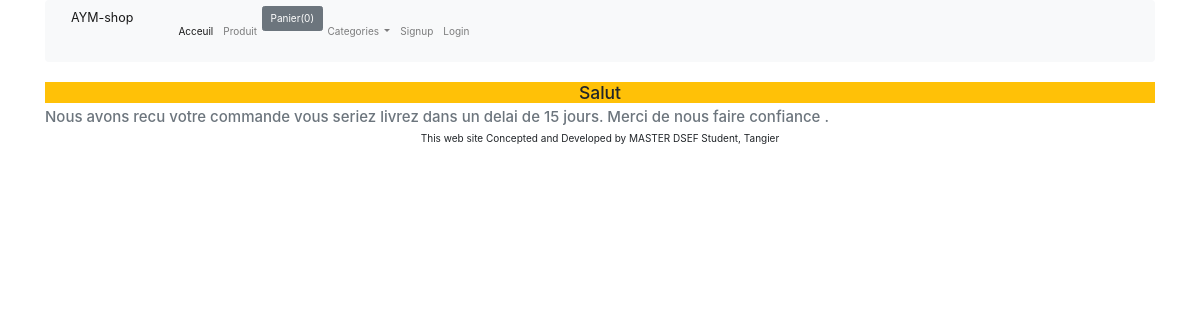
/confirmation, run on an earlier commit of the app's database.
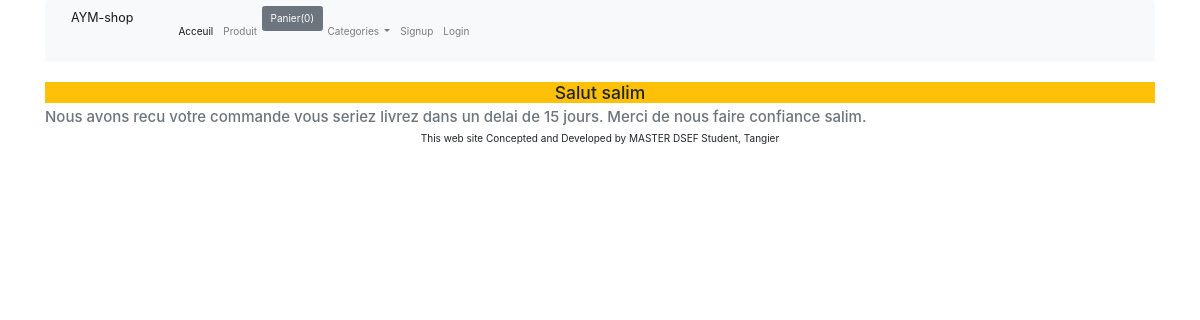
And on a later commit of the database.
### shop/models.py (models this page shows, shortened)
class Commande(models.Model):
    LIVRAISON_CHOICES = (
        ('en_stock', 'En Stock'),
        ('en_route', 'En Route'),
        ('livre', 'Livré'),
        ('annule', 'Annulé'),
    )
    items = models.CharField(max_length=300)
    total = models.CharField(max_length=200)
    nom = models.CharField(max_length=150)
    email = models.EmailField()
    address = models.CharField(max_length=200)
    ville = models.CharField(max_length=200)
    pays = models.CharField(max_length=300)
    zipcode = models.CharField(max_length=300)
    date_commande = models.DateTimeField(auto_now=True)
    livraison = models.CharField(max_length=20, choices=LIVRAISON_CHOICES, default='en_stock')
    class Meta:
        ordering = ['-date_commande']

### shop/views.py (the view)
# urls.py: path('confirmation', confirmation, name="confirmation" ),
def confirmation(request):
    info = Commande.objects.all()[:1]
    for item in info:
        nom = item.nom
    return render(request, 'shop/confirmation.html', {'name': nom})

### shop/context_processors.py (called while the page is built)
def categories_processor(request):
    categories = Category.objects.all()
    return {'categories': categories}

### shop/templates/shop/confirmation.html
{% extends "shop/base.html" %}
{% block content %}
<div class="row">
    <div class="col-md-12">
        <h3 class="text-center bg-warning">Salut {{ name }} </h3>
        <h4 class="text-muted">Nous avons recu votre commande vous seriez livrez dans un delai de 15 jours.  Merci de nous faire confiance {{ name }}. </h4>
    </div>
</div>
{% endblock %}

### shop/templates/shop/base.html (shortened to what this page needs)
{% load static %}
<!DOCTYPE html>
<html lang="en">
<head>
<link type="text/css" rel="stylesheet" href="{% static 'website/css/bootstrap.min.css' %}"/>
  <link rel="stylesheet" href="https://cdn.jsdelivr.net/npm/bootstrap@4.0.0/dist/css/bootstrap.min.css">
<head>
<body>
    <div class="container">
        <div class="row">
            <div class="col-md-12">
                <nav class="navbar navbar-expand-lg navbar-light bg-light">
                    <a class="navbar-brand" href="{% url 'home' %}">AYM-shop</a>
                    <div class="collapse navbar-collapse" id="navbarNavDropdown">
                      <ul class="navbar-nav">
                        <li class="nav-item active">
                          <a class="nav-link" href="{% url 'home' %}">Acceuil <span class="sr-only">(current)</span></a>
                        </li>
                        <li class="nav-item">
                          <a class="nav-link" href="{% url 'product' %}">Produit</a>
                        </li>
                        <li class="nav-item">
                          <button id="panier" type="button" class="btn btn-secondary" data-html="true" data-container="body" data-toggle="popover" data-placement="bottom" data-content="Vivamus
                          sagittis lacus vel augue laoreet rutrum faucibus.">
                            Panier(0)
                          </button>
                        </li>
                        <li class="nav-item dropdown">
                          <a class="nav-link dropdown-toggle" href="#" id="navbarDropdownMenuLink" data-toggle="dropdown" aria-haspopup="true" aria-expanded="false">
                            Categories
                          </a>
                        </li>
                      {% if request.session.Customer %}
                          <li class="nav-item"><a class="nav-link" href="{% url 'commandes' %}"><i class="fa fa-user-o"></i>Mes Commandes</a></li>
                            <form method="post" action="{% url 'logout' %}">
                                {% csrf_token %}
                                <li class="nav-item">
                                    <button style="background: none; border: none; outline: none; box-shadow: none;" type="submit" class="nav-link"><i class="fa fa-user-o"></i>
                                        Logout
                                    </button>
                                </li>
                            </form>
                      {% else %}
                        <li class="nav-item"><a class="nav-link" href="{% url 'inscription.html' %}"> Signup</a></li>
                        <li class="nav-item"><a class="nav-link" href="{% url 'login.html' %}"> Login </a></li>
                      {% endif %}
                      </ul>
                    </div>
                  </nav>
            </div>
        </div>
        {% block content %}{% endblock %}
        <footer>
            <div style="text-align: center;">
                This web site Concepted and Developed by MASTER DSEF Student, Tangier
            </div>
        </footer>
    </div>
</body>
</html>

What changed in the data, as far as the page shows it:
added Commande: nom "salim"
